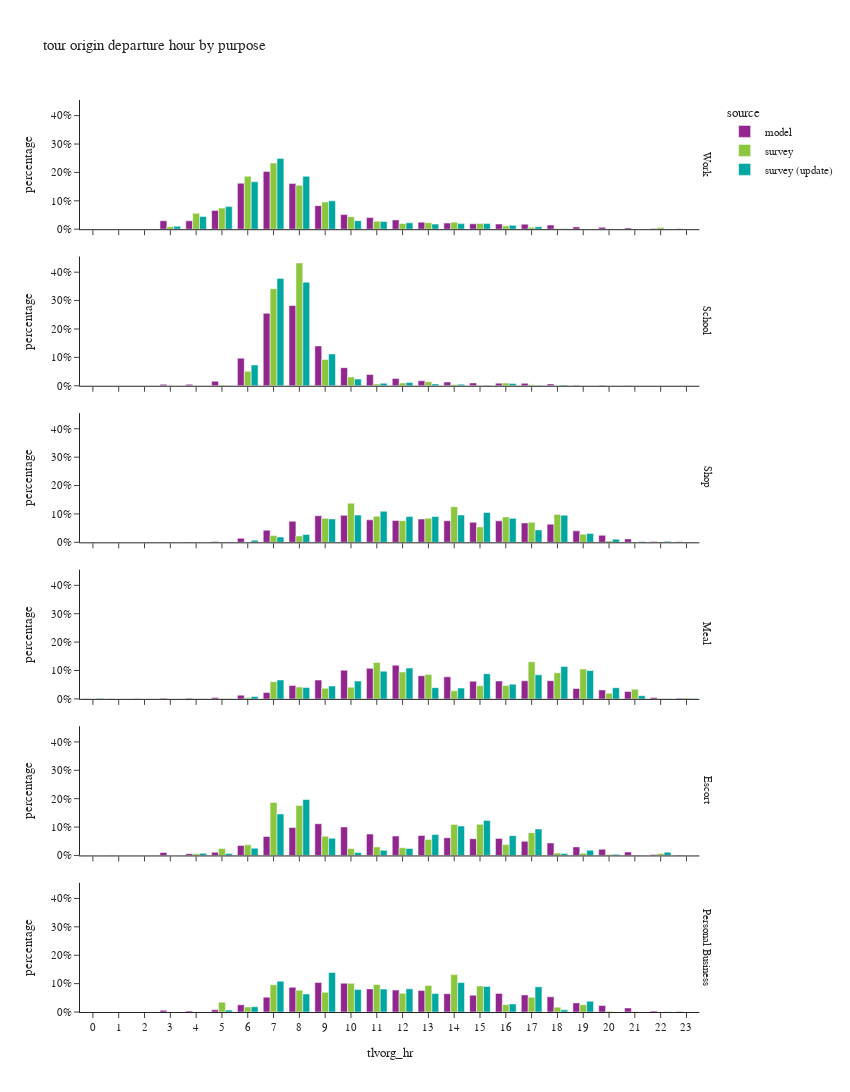

Notebook cell for this chart:
### Code cell
df_plot = df_tour.groupby(['tlvorg_hr','pdpurp_label','source'])['toexpfac'].agg(sample_count='size', toexpfac='sum').reset_index()
df_plot['percentage'] = df_plot.groupby(['pdpurp_label','source'], group_keys=False)['toexpfac']. \
    apply(lambda x: x / float(x.sum()))

fig = px.bar(df_plot.sort_values(['source','pdpurp_label']),
             x="tlvorg_hr", y="percentage", color="source",barmode="group",
             facet_row='pdpurp_label',
             hover_data=['toexpfac','sample_count'],
             title="tour origin departure hour by purpose")
fig.update_layout(height=1500, width=850)
fig.for_each_annotation(lambda a: a.update(text = a.text.split("=")[-1]))
fig.for_each_xaxis(lambda a: a.update(dict(dtick = 1, categoryorder='category ascending')))
fig.for_each_yaxis(lambda a: a.update(dict(tickformat=".0%")))
fig.show()

### Figure 1 — Plotly figure (JSON) as saved in the notebook; plotly's stock layout.template omitted (floating-point values rounded to 4 significant figures)
{"data": [{"alignmentgroup": "True", "customdata": [[1431.0, 1431.0], [822.0, 822.0], [320.0, 320.0], [45030.0, 45030.0], [44590.0, 44590.0], [100200.0, 100200.0], [245000.0, 245000.0], [307900.0, 307900.0], [242900.0, 242900.0], [125500.0, 125500.0], [77810.0, 77810.0], [61830.0, 61830.0], [49340.0, 49340.0], [37530.0, 37530.0], [32390.0, 32390.0], [28680.0, 28680.0], [27570.0, 27570.0], [27000.0, 27000.0], [21960.0, 21960.0], [12130.0, 12130.0], [9788.0, 9788.0], [6694.0, 6694.0], [3216.0, 3216.0], [2127.0, 2127.0]], "hovertemplate": "source=model<br>pdpurp_label=Work<br>tlvorg_hr=%{x}<br>percentage=%{y}<br>toexpfac=%{customdata[0]}<br>sample_count=%{customdata[1]}<extra></extra>", "legendgroup": "model", "marker": {"color": "#91268F", "pattern": {"shape": ""}}, "name": "model", "offsetgroup": "model", "orientation": "v", "showlegend": true, "textposition": "auto", "type": "bar", "x": [0, 1, 2, 3, 4, 5, 6, 7, 8, 9, 10, 11, 12, 13, 14, 15, 16, 17, 18, 19, 20, 21, 22, 23], "xaxis": "x6", "y": [0.0009466, 0.0005438, 0.0002117, 0.02979, 0.0295, 0.06625, 0.1621, 0.2037, 0.1607, 0.08303, 0.05147, 0.0409, 0.03264, 0.02483, 0.02143, 0.01897, 0.01824, 0.01786, 0.01453, 0.008022, 0.006475, 0.004428, 0.002127, 0.001407], "yaxis": "y6"}, {"alignmentgroup": "True", "customdata": [[1.0, 1.0], [1.0, 1.0], [0.0, 0.0], [2582.0, 2582.0], [2557.0, 2557.0], [8184.0, 8184.0], [49830.0, 49830.0], [130900.0, 130900.0], [145000.0, 145000.0], [71920.0, 71920.0], [32640.0, 32640.0], [20230.0, 20230.0], [13110.0, 13110.0], [9090.0, 9090.0], [6735.0, 6735.0], [5129.0, 5129.0], [4755.0, 4755.0], [4392.0, 4392.0], [3260.0, 3260.0], [1085.0, 1085.0], [1017.0, 1017.0], [570.0, 570.0], [5.0, 5.0], [1.0, 1.0]], "hovertemplate": "source=model<br>pdpurp_label=School<br>tlvorg_hr=%{x}<br>percentage=%{y}<br>toexpfac=%{customdata[0]}<br>sample_count=%{customdata[1]}<extra></extra>", "legendgroup": "model", "marker": {"color": "#91268F", "pattern": {"shape": ""}}, "name": "model", "offsetgroup": "model", "orientation": "v", "showlegend": false, "textposition": "auto", "type": "bar", "x": [0, 1, 2, 3, 4, 5, 6, 7, 8, 9, 10, 11, 12, 13, 14, 15, 16, 17, 18, 19, 20, 21, 22, 23], "xaxis": "x5", "y": [1.949e-06, 1.949e-06, 0.0, 0.005033, 0.004985, 0.01595, 0.09714, 0.2551, 0.2827, 0.1402, 0.06363, 0.03944, 0.02556, 0.01772, 0.01313, 0.009999, 0.00927, 0.008562, 0.006355, 0.002115, 0.001983, 0.001111, 9.747e-06, 1.949e-06], "yaxis": "y5"}, {"alignmentgroup": "True", "customdata": [[290.0, 290.0], [215.0, 215.0], [107.0, 107.0], [928.0, 928.0], [696.0, 696.0], [1724.0, 1724.0], [8631.0, 8631.0], [25940.0, 25940.0], [45160.0, 45160.0], [56880.0, 56880.0], [57810.0, 57810.0], [48190.0, 48190.0], [46810.0, 46810.0], [49800.0, 49800.0], [46160.0, 46160.0], [42750.0, 42750.0], [45970.0, 45970.0], [41600.0, 41600.0], [38880.0, 38880.0], [24560.0, 24560.0], [15040.0, 15040.0], [7329.0, 7329.0], [1971.0, 1971.0], [988.0, 988.0]], "hovertemplate": "source=model<br>pdpurp_label=Shop<br>tlvorg_hr=%{x}<br>percentage=%{y}<br>toexpfac=%{customdata[0]}<br>sample_count=%{customdata[1]}<extra></extra>", "legendgroup": "model", "marker": {"color": "#91268F", "pattern": {"shape": ""}}, "name": "model", "offsetgroup": "model", "orientation": "v", "showlegend": false, "textposition": "auto", "type": "bar", "x": [0, 1, 2, 3, 4, 5, 6, 7, 8, 9, 10, 11, 12, 13, 14, 15, 16, 17, 18, 19, 20, 21, 22, 23], "xaxis": "x4", "y": [0.0004766, 0.0003534, 0.0001759, 0.001525, 0.001144, 0.002834, 0.01419, 0.04264, 0.07423, 0.09348, 0.09501, 0.07921, 0.07694, 0.08185, 0.07586, 0.07026, 0.07555, 0.06837, 0.0639, 0.04038, 0.02471, 0.01205, 0.00324, 0.001624], "yaxis": "y4"}, {"alignmentgroup": "True", "customdata": [[604.0, 604.0], [468.0, 468.0], [154.0, 154.0], [1736.0, 1736.0], [1483.0, 1483.0], [3235.0, 3235.0], [9274.0, 9274.0], [15620.0, 15620.0], [33280.0, 33280.0], [46670.0, 46670.0], [71140.0, 71140.0], [75670.0, 75670.0], [83520.0, 83520.0], [57400.0, 57400.0], [54660.0, 54660.0], [43690.0, 43690.0], [44240.0, 44240.0], [44650.0, 44650.0], [45180.0, 45180.0], [25830.0, 25830.0], [22140.0, 22140.0], [18140.0, 18140.0], [3264.0, 3264.0], [1655.0, 1655.0]], "hovertemplate": "source=model<br>pdpurp_label=Meal<br>tlvorg_hr=%{x}<br>percentage=%{y}<br>toexpfac=%{customdata[0]}<br>sample_count=%{customdata[1]}<extra></extra>", "legendgroup": "model", "marker": {"color": "#91268F", "pattern": {"shape": ""}}, "name": "model", "offsetgroup": "model", "orientation": "v", "showlegend": false, "textposition": "auto", "type": "bar", "x": [0, 1, 2, 3, 4, 5, 6, 7, 8, 9, 10, 11, 12, 13, 14, 15, 16, 17, 18, 19, 20, 21, 22, 23], "xaxis": "x3", "y": [0.0008583, 0.000665, 0.0002188, 0.002467, 0.002107, 0.004597, 0.01318, 0.0222, 0.04729, 0.06632, 0.1011, 0.1075, 0.1187, 0.08157, 0.07767, 0.06208, 0.06287, 0.06345, 0.06421, 0.03671, 0.03147, 0.02578, 0.004638, 0.002352], "yaxis": "y3"}, {"alignmentgroup": "True", "customdata": [[284.0, 284.0], [227.0, 227.0], [138.0, 138.0], [7463.0, 7463.0], [4427.0, 4427.0], [7791.0, 7791.0], [24900.0, 24900.0], [46740.0, 46740.0], [69100.0, 69100.0], [78470.0, 78470.0], [70500.0, 70500.0], [52830.0, 52830.0], [48150.0, 48150.0], [49470.0, 49470.0], [43830.0, 43830.0], [41350.0, 41350.0], [42140.0, 42140.0], [34940.0, 34940.0], [30970.0, 30970.0], [21170.0, 21170.0], [15300.0, 15300.0], [8600.0, 8600.0], [2476.0, 2476.0], [1229.0, 1229.0]], "hovertemplate": "source=model<br>pdpurp_label=Escort<br>tlvorg_hr=%{x}<br>percentage=%{y}<br>toexpfac=%{customdata[0]}<br>sample_count=%{customdata[1]}<extra></extra>", "legendgroup": "model", "marker": {"color": "#91268F", "pattern": {"shape": ""}}, "name": "model", "offsetgroup": "model", "orientation": "v", "showlegend": false, "textposition": "auto", "type": "bar", "x": [0, 1, 2, 3, 4, 5, 6, 7, 8, 9, 10, 11, 12, 13, 14, 15, 16, 17, 18, 19, 20, 21, 22, 23], "xaxis": "x2", "y": [0.0004043, 0.0003231, 0.0001964, 0.01062, 0.006302, 0.01109, 0.03545, 0.06653, 0.09837, 0.1117, 0.1004, 0.07521, 0.06854, 0.07042, 0.0624, 0.05885, 0.05998, 0.04973, 0.04408, 0.03013, 0.02179, 0.01224, 0.003525, 0.001749], "yaxis": "y2"}, {"alignmentgroup": "True", "customdata": [[146.0, 146.0], [106.0, 106.0], [48.0, 48.0], [2066.0, 2066.0], [1211.0, 1211.0], [2665.0, 2665.0], [8387.0, 8387.0], [17320.0, 17320.0], [28830.0, 28830.0], [34560.0, 34560.0], [33690.0, 33690.0], [27050.0, 27050.0], [25650.0, 25650.0], [25200.0, 25200.0], [21440.0, 21440.0], [19650.0, 19650.0], [21780.0, 21780.0], [20030.0, 20030.0], [17780.0, 17780.0], [10660.0, 10660.0], [7672.0, 7672.0], [4736.0, 4736.0], [1087.0, 1087.0], [450.0, 450.0]], "hovertemplate": "source=model<br>pdpurp_label=Personal Business<br>tlvorg_hr=%{x}<br>percentage=%{y}<br>toexpfac=%{customdata[0]}<br>sample_count=%{customdata[1]}<extra></extra>", "legendgroup": "model", "marker": {"color": "#91268F", "pattern": {"shape": ""}}, "name": "model", "offsetgroup": "model", "orientation": "v", "showlegend": false, "textposition": "auto", "type": "bar", "x": [0, 1, 2, 3, 4, 5, 6, 7, 8, 9, 10, 11, 12, 13, 14, 15, 16, 17, 18, 19, 20, 21, 22, 23], "xaxis": "x", "y": [0.0004395, 0.0003191, 0.0001445, 0.006219, 0.003645, 0.008022, 0.02525, 0.05213, 0.08678, 0.104, 0.1014, 0.08143, 0.07722, 0.07587, 0.06455, 0.05914, 0.06556, 0.06028, 0.05353, 0.03207, 0.02309, 0.01426, 0.003272, 0.001355], "yaxis": "y"}, {"alignmentgroup": "True", "customdata": [[0.0, 0.0], [552.0, 1.0], [0.0, 0.0], [12100.0, 20.0], [74930.0, 63.0], [99400.0, 126.0], [248900.0, 354.0], [311400.0, 588.0], [206300.0, 495.0], [127700.0, 269.0], [59090.0, 166.0], [37770.0, 93.0], [26890.0, 95.0], [30690.0, 67.0], [32950.0, 59.0], [26990.0, 52.0], [15880.0, 27.0], [9068.0, 38.0], [3106.0, 10.0], [1355.0, 8.0], [2492.0, 8.0], [1284.0, 3.0], [7464.0, 6.0], [256.0, 1.0]], "hovertemplate": "source=survey<br>pdpurp_label=Work<br>tlvorg_hr=%{x}<br>percentage=%{y}<br>toexpfac=%{customdata[0]}<br>sample_count=%{customdata[1]}<extra></extra>", "legendgroup": "survey", "marker": {"color": "#8CC63E", "pattern": {"shape": ""}}, "name": "survey", "offsetgroup": "survey", "orientation": "v", "showlegend": true, "textposition": "auto", "type": "bar", "x": [0, 1, 2, 3, 4, 5, 6, 7, 8, 9, 10, 11, 12, 13, 14, 15, 16, 17, 18, 19, 20, 21, 22, 23], "xaxis": "x6", "y": [0.0, 0.000413, 0.0, 0.009056, 0.05606, 0.07437, 0.1862, 0.233, 0.1544, 0.09554, 0.04421, 0.02826, 0.02012, 0.02296, 0.02465, 0.0202, 0.01188, 0.006784, 0.002324, 0.001014, 0.001864, 0.0009608, 0.005584, 0.0001915], "yaxis": "y6"}, {"alignmentgroup": "True", "customdata": [[0.0, 0.0], [0.0, 0.0], [0.0, 0.0], [0.0, 0.0], [75.6, 1.0], [944.6, 3.0], [26700.0, 28.0], [177700.0, 225.0], [224800.0, 254.0], [48090.0, 55.0], [16160.0, 16.0], [3333.0, 11.0], [5016.0, 10.0], [7405.0, 9.0], [2230.0, 10.0], [387.8, 5.0], [4970.0, 6.0], [1663.0, 16.0], [278.9, 2.0], [156.1, 1.0], [0.0, 0.0], [0.0, 0.0], [0.0, 0.0], [0.0, 0.0]], "hovertemplate": "source=survey<br>pdpurp_label=School<br>tlvorg_hr=%{x}<br>percentage=%{y}<br>toexpfac=%{customdata[0]}<br>sample_count=%{customdata[1]}<extra></extra>", "legendgroup": "survey", "marker": {"color": "#8CC63E", "pattern": {"shape": ""}}, "name": "survey", "offsetgroup": "survey", "orientation": "v", "showlegend": false, "textposition": "auto", "type": "bar", "x": [0, 1, 2, 3, 4, 5, 6, 7, 8, 9, 10, 11, 12, 13, 14, 15, 16, 17, 18, 19, 20, 21, 22, 23], "xaxis": "x5", "y": [0.0, 0.0, 0.0, 0.0, 0.0001454, 0.001817, 0.05135, 0.3419, 0.4323, 0.09249, 0.03108, 0.006411, 0.009647, 0.01424, 0.004288, 0.0007459, 0.009559, 0.003199, 0.0005365, 0.0003002, 0.0, 0.0, 0.0, 0.0], "yaxis": "y5"}, {"alignmentgroup": "True", "customdata": [[484.4, 1.0], [0.0, 0.0], [306.3, 1.0], [0.0, 0.0], [0.0, 0.0], [666.5, 5.0], [313.3, 3.0], [14570.0, 36.0], [13520.0, 51.0], [50810.0, 115.0], [82880.0, 157.0], [55310.0, 114.0], [45890.0, 117.0], [50830.0, 126.0], [75500.0, 148.0], [32650.0, 103.0], [53870.0, 99.0], [42470.0, 112.0], [59090.0, 92.0], [17190.0, 83.0], [2934.0, 23.0], [766.9, 9.0], [1308.0, 7.0], [8.11, 1.0]], "hovertemplate": "source=survey<br>pdpurp_label=Shop<br>tlvorg_hr=%{x}<br>percentage=%{y}<br>toexpfac=%{customdata[0]}<br>sample_count=%{customdata[1]}<extra></extra>", "legendgroup": "survey", "marker": {"color": "#8CC63E", "pattern": {"shape": ""}}, "name": "survey", "offsetgroup": "survey", "orientation": "v", "showlegend": false, "textposition": "auto", "type": "bar", "x": [0, 1, 2, 3, 4, 5, 6, 7, 8, 9, 10, 11, 12, 13, 14, 15, 16, 17, 18, 19, 20, 21, 22, 23], "xaxis": "x4", "y": [0.0008055, 0.0, 0.0005094, 0.0, 0.0, 0.001108, 0.0005209, 0.02422, 0.02248, 0.0845, 0.1378, 0.09197, 0.07631, 0.08452, 0.1256, 0.0543, 0.08958, 0.07062, 0.09826, 0.02859, 0.004879, 0.001275, 0.002174, 1.349e-05], "yaxis": "y4"}, {"alignmentgroup": "True", "customdata": [[0.0, 0.0], [0.0, 0.0], [0.0, 0.0], [0.0, 0.0], [10.64, 1.0], [45.94, 2.0], [1619.0, 7.0], [24190.0, 21.0], [16590.0, 43.0], [14800.0, 46.0], [16320.0, 53.0], [51140.0, 105.0], [37660.0, 109.0], [34280.0, 57.0], [11240.0, 37.0], [18420.0, 53.0], [18900.0, 57.0], [52020.0, 88.0], [36490.0, 99.0], [41740.0, 51.0], [7901.0, 30.0], [13430.0, 12.0], [71.55, 2.0], [1329.0, 2.0]], "hovertemplate": "source=survey<br>pdpurp_label=Meal<br>tlvorg_hr=%{x}<br>percentage=%{y}<br>toexpfac=%{customdata[0]}<br>sample_count=%{customdata[1]}<extra></extra>", "legendgroup": "survey", "marker": {"color": "#8CC63E", "pattern": {"shape": ""}}, "name": "survey", "offsetgroup": "survey", "orientation": "v", "showlegend": false, "textposition": "auto", "type": "bar", "x": [0, 1, 2, 3, 4, 5, 6, 7, 8, 9, 10, 11, 12, 13, 14, 15, 16, 17, 18, 19, 20, 21, 22, 23], "xaxis": "x3", "y": [0.0, 0.0, 0.0, 0.0, 2.672e-05, 0.0001154, 0.004067, 0.06074, 0.04167, 0.03716, 0.04099, 0.1284, 0.09458, 0.08609, 0.02823, 0.04625, 0.04746, 0.1306, 0.09164, 0.1048, 0.01984, 0.03373, 0.0001797, 0.003337], "yaxis": "y3"}, {"alignmentgroup": "True", "customdata": [[0.0, 0.0], [0.0, 0.0], [0.0, 0.0], [0.0, 0.0], [3757.0, 1.0], [15980.0, 13.0], [24640.0, 18.0], [123300.0, 121.0], [116100.0, 163.0], [44780.0, 57.0], [15900.0, 30.0], [19720.0, 29.0], [17820.0, 43.0], [37190.0, 52.0], [72150.0, 80.0], [72330.0, 86.0], [25180.0, 63.0], [52930.0, 69.0], [5788.0, 25.0], [5243.0, 17.0], [2042.0, 8.0], [898.5, 5.0], [4675.0, 5.0], [0.0, 0.0]], "hovertemplate": "source=survey<br>pdpurp_label=Escort<br>tlvorg_hr=%{x}<br>percentage=%{y}<br>toexpfac=%{customdata[0]}<br>sample_count=%{customdata[1]}<extra></extra>", "legendgroup": "survey", "marker": {"color": "#8CC63E", "pattern": {"shape": ""}}, "name": "survey", "offsetgroup": "survey", "orientation": "v", "showlegend": false, "textposition": "auto", "type": "bar", "x": [0, 1, 2, 3, 4, 5, 6, 7, 8, 9, 10, 11, 12, 13, 14, 15, 16, 17, 18, 19, 20, 21, 22, 23], "xaxis": "x2", "y": [0.0, 0.0, 0.0, 0.0, 0.005688, 0.02419, 0.03731, 0.1867, 0.1758, 0.06781, 0.02407, 0.02986, 0.02698, 0.0563, 0.1092, 0.1095, 0.03813, 0.08014, 0.008763, 0.007938, 0.003091, 0.001361, 0.007079, 0.0], "yaxis": "y2"}, {"alignmentgroup": "True", "customdata": [[0.0, 0.0], [0.0, 0.0], [0.0, 0.0], [0.0, 0.0], [0.0, 0.0], [10660.0, 5.0], [5381.0, 21.0], [29390.0, 57.0], [23570.0, 54.0], [21270.0, 80.0], [31020.0, 82.0], [29670.0, 61.0], [20350.0, 73.0], [28690.0, 79.0], [40370.0, 73.0], [28110.0, 55.0], [8037.0, 44.0], [15870.0, 29.0], [5255.0, 16.0], [7877.0, 12.0], [817.9, 8.0], [208.4, 3.0], [46.94, 1.0], [0.0, 0.0]], "hovertemplate": "source=survey<br>pdpurp_label=Personal Business<br>tlvorg_hr=%{x}<br>percentage=%{y}<br>toexpfac=%{customdata[0]}<br>sample_count=%{customdata[1]}<extra></extra>", "legendgroup": "survey", "marker": {"color": "#8CC63E", "pattern": {"shape": ""}}, "name": "survey", "offsetgroup": "survey", "orientation": "v", "showlegend": false, "textposition": "auto", "type": "bar", "x": [0, 1, 2, 3, 4, 5, 6, 7, 8, 9, 10, 11, 12, 13, 14, 15, 16, 17, 18, 19, 20, 21, 22, 23], "xaxis": "x", "y": [0.0, 0.0, 0.0, 0.0, 0.0, 0.03478, 0.01755, 0.09586, 0.07687, 0.06936, 0.1012, 0.09677, 0.06637, 0.09358, 0.1317, 0.0917, 0.02621, 0.05177, 0.01714, 0.02569, 0.002668, 0.0006798, 0.0001531, 0.0], "yaxis": "y"}, {"alignmentgroup": "True", "customdata": [[0.0, 0.0], [290.0, 1.0], [0.0, 0.0], [14790.0, 21.0], [62330.0, 65.0], [110600.0, 135.0], [231800.0, 369.0], [345800.0, 614.0], [258900.0, 504.0], [138800.0, 292.0], [41930.0, 170.0], [37960.0, 99.0], [31180.0, 106.0], [24950.0, 69.0], [27290.0, 62.0], [27510.0, 50.0], [19080.0, 33.0], [12320.0, 34.0], [1955.0, 10.0], [745.8, 7.0], [270.8, 7.0], [113.8, 3.0], [387.4, 6.0], [235.3, 1.0]], "hovertemplate": "source=survey (update)<br>pdpurp_label=Work<br>tlvorg_hr=%{x}<br>percentage=%{y}<br>toexpfac=%{customdata[0]}<br>sample_count=%{customdata[1]}<extra></extra>", "legendgroup": "survey (update)", "marker": {"color": "#00A7A0", "pattern": {"shape": ""}}, "name": "survey (update)", "offsetgroup": "survey (update)", "orientation": "v", "showlegend": true, "textposition": "auto", "type": "bar", "x": [0, 1, 2, 3, 4, 5, 6, 7, 8, 9, 10, 11, 12, 13, 14, 15, 16, 17, 18, 19, 20, 21, 22, 23], "xaxis": "x6", "y": [0.0, 0.0002088, 0.0, 0.01065, 0.04487, 0.07959, 0.1669, 0.2489, 0.1864, 0.0999, 0.03019, 0.02732, 0.02245, 0.01796, 0.01964, 0.0198, 0.01373, 0.008868, 0.001407, 0.0005368, 0.0001949, 8.192e-05, 0.0002788, 0.0001694], "yaxis": "y6"}, {"alignmentgroup": "True", "customdata": [[0.0, 0.0], [0.0, 0.0], [0.0, 0.0], [0.0, 0.0], [86.69, 1.0], [454.4, 4.0], [35840.0, 28.0], [184800.0, 229.0], [178500.0, 262.0], [54740.0, 55.0], [11580.0, 19.0], [4314.0, 14.0], [5559.0, 9.0], [3239.0, 11.0], [2722.0, 6.0], [1054.0, 4.0], [3913.0, 7.0], [869.4, 5.0], [1514.0, 1.0], [0.0, 0.0], [0.0, 0.0], [0.0, 0.0], [0.0, 0.0], [0.0, 0.0]], "hovertemplate": "source=survey (update)<br>pdpurp_label=School<br>tlvorg_hr=%{x}<br>percentage=%{y}<br>toexpfac=%{customdata[0]}<br>sample_count=%{customdata[1]}<extra></extra>", "legendgroup": "survey (update)", "marker": {"color": "#00A7A0", "pattern": {"shape": ""}}, "name": "survey (update)", "offsetgroup": "survey (update)", "orientation": "v", "showlegend": false, "textposition": "auto", "type": "bar", "x": [0, 1, 2, 3, 4, 5, 6, 7, 8, 9, 10, 11, 12, 13, 14, 15, 16, 17, 18, 19, 20, 21, 22, 23], "xaxis": "x5", "y": [0.0, 0.0, 0.0, 0.0, 0.0001772, 0.0009289, 0.07327, 0.3778, 0.3648, 0.1119, 0.02367, 0.008818, 0.01136, 0.006621, 0.005565, 0.002155, 0.007999, 0.001777, 0.003095, 0.0, 0.0, 0.0, 0.0, 0.0], "yaxis": "y5"}, {"alignmentgroup": "True", "customdata": [[143.5, 1.0], [0.0, 0.0], [570.9, 1.0], [0.0, 0.0], [0.0, 0.0], [776.8, 5.0], [4770.0, 8.0], [12110.0, 36.0], [18150.0, 53.0], [53830.0, 115.0], [62550.0, 163.0], [71300.0, 122.0], [59180.0, 124.0], [59430.0, 135.0], [62760.0, 154.0], [68690.0, 111.0], [55070.0, 110.0], [28440.0, 119.0], [62360.0, 102.0], [20440.0, 89.0], [7282.0, 32.0], [2020.0, 14.0], [2349.0, 7.0], [628.3, 3.0]], "hovertemplate": "source=survey (update)<br>pdpurp_label=Shop<br>tlvorg_hr=%{x}<br>percentage=%{y}<br>toexpfac=%{customdata[0]}<br>sample_count=%{customdata[1]}<extra></extra>", "legendgroup": "survey (update)", "marker": {"color": "#00A7A0", "pattern": {"shape": ""}}, "name": "survey (update)", "offsetgroup": "survey (update)", "orientation": "v", "showlegend": false, "textposition": "auto", "type": "bar", "x": [0, 1, 2, 3, 4, 5, 6, 7, 8, 9, 10, 11, 12, 13, 14, 15, 16, 17, 18, 19, 20, 21, 22, 23], "xaxis": "x4", "y": [0.0002198, 0.0, 0.0008745, 0.0, 0.0, 0.00119, 0.007306, 0.01855, 0.02781, 0.08245, 0.09581, 0.1092, 0.09065, 0.09103, 0.09612, 0.1052, 0.08436, 0.04356, 0.09552, 0.03132, 0.01115, 0.003093, 0.003599, 0.0009624], "yaxis": "y4"}, {"alignmentgroup": "True", "customdata": [[632.6, 1.0], [0.0, 0.0], [0.0, 0.0], [0.0, 0.0], [23.31, 1.0], [46.07, 2.0], [2926.0, 8.0], [23360.0, 20.0], [14130.0, 44.0], [15870.0, 49.0], [22020.0, 57.0], [34250.0, 106.0], [38170.0, 116.0], [13880.0, 61.0], [13340.0, 38.0], [31100.0, 56.0], [18200.0, 57.0], [29710.0, 96.0], [40050.0, 104.0], [34980.0, 55.0], [13820.0, 32.0], [3917.0, 11.0], [64.43, 2.0], [592.3, 2.0]], "hovertemplate": "source=survey (update)<br>pdpurp_label=Meal<br>tlvorg_hr=%{x}<br>percentage=%{y}<br>toexpfac=%{customdata[0]}<br>sample_count=%{customdata[1]}<extra></extra>", "legendgroup": "survey (update)", "marker": {"color": "#00A7A0", "pattern": {"shape": ""}}, "name": "survey (update)", "offsetgroup": "survey (update)", "orientation": "v", "showlegend": false, "textposition": "auto", "type": "bar", "x": [0, 1, 2, 3, 4, 5, 6, 7, 8, 9, 10, 11, 12, 13, 14, 15, 16, 17, 18, 19, 20, 21, 22, 23], "xaxis": "x3", "y": [0.001802, 0.0, 0.0, 0.0, 6.64e-05, 0.0001312, 0.008334, 0.06653, 0.04025, 0.0452, 0.06272, 0.09756, 0.1087, 0.03954, 0.038, 0.08859, 0.05183, 0.08462, 0.1141, 0.09964, 0.03938, 0.01116, 0.0001835, 0.001687], "yaxis": "y3"}, {"alignmentgroup": "True", "customdata": [[0.0, 0.0], [0.0, 0.0], [0.0, 0.0], [0.0, 0.0], [4054.0, 1.0], [3622.0, 8.0], [14010.0, 15.0], [79710.0, 112.0], [107400.0, 150.0], [32800.0, 46.0], [5779.0, 27.0], [9936.0, 23.0], [13460.0, 38.0], [40000.0, 47.0], [56440.0, 72.0], [67080.0, 81.0], [38020.0, 55.0], [50700.0, 53.0], [3507.0, 17.0], [9895.0, 16.0], [2108.0, 8.0], [330.3, 5.0], [6096.0, 5.0], [0.0, 0.0]], "hovertemplate": "source=survey (update)<br>pdpurp_label=Escort<br>tlvorg_hr=%{x}<br>percentage=%{y}<br>toexpfac=%{customdata[0]}<br>sample_count=%{customdata[1]}<extra></extra>", "legendgroup": "survey (update)", "marker": {"color": "#00A7A0", "pattern": {"shape": ""}}, "name": "survey (update)", "offsetgroup": "survey (update)", "orientation": "v", "showlegend": false, "textposition": "auto", "type": "bar", "x": [0, 1, 2, 3, 4, 5, 6, 7, 8, 9, 10, 11, 12, 13, 14, 15, 16, 17, 18, 19, 20, 21, 22, 23], "xaxis": "x2", "y": [0.0, 0.0, 0.0, 0.0, 0.00744, 0.006646, 0.02571, 0.1463, 0.1971, 0.06019, 0.01061, 0.01823, 0.0247, 0.07341, 0.1036, 0.1231, 0.06976, 0.09304, 0.006436, 0.01816, 0.003868, 0.0006061, 0.01119, 0.0], "yaxis": "y2"}, {"alignmentgroup": "True", "customdata": [[0.0, 0.0], [0.0, 0.0], [0.0, 0.0], [0.0, 0.0], [0.0, 0.0], [2325.0, 5.0], [6447.0, 21.0], [37490.0, 62.0], [21980.0, 68.0], [48230.0, 89.0], [27460.0, 93.0], [27890.0, 73.0], [28210.0, 84.0], [22480.0, 86.0], [35850.0, 81.0], [31190.0, 68.0], [9833.0, 53.0], [30680.0, 36.0], [2634.0, 22.0], [13170.0, 15.0], [6.854, 1.0], [29.47, 1.0], [197.4, 1.0], [0.0, 0.0]], "hovertemplate": "source=survey (update)<br>pdpurp_label=Personal Business<br>tlvorg_hr=%{x}<br>percentage=%{y}<br>toexpfac=%{customdata[0]}<br>sample_count=%{customdata[1]}<extra></extra>", "legendgroup": "survey (update)", "marker": {"color": "#00A7A0", "pattern": {"shape": ""}}, "name": "survey (update)", "offsetgroup": "survey (update)", "orientation": "v", "showlegend": false, "textposition": "auto", "type": "bar", "x": [0, 1, 2, 3, 4, 5, 6, 7, 8, 9, 10, 11, 12, 13, 14, 15, 16, 17, 18, 19, 20, 21, 22, 23], "xaxis": "x", "y": [0.0, 0.0, 0.0, 0.0, 0.0, 0.006719, 0.01863, 0.1083, 0.06352, 0.1393, 0.07934, 0.08059, 0.08151, 0.06495, 0.1036, 0.09011, 0.02841, 0.08864, 0.00761, 0.03804, 1.98e-05, 8.516e-05, 0.0005704, 0.0], "yaxis": "y"}], "layout": {"annotations": [{"font": {}, "showarrow": false, "text": "Personal Business", "textangle": 90, "x": 0.98, "xanchor": "left", "xref": "paper", "y": 0.07083, "yanchor": "middle", "yref": "paper"}, {"font": {}, "showarrow": false, "text": "Escort", "textangle": 90, "x": 0.98, "xanchor": "left", "xref": "paper", "y": 0.2425, "yanchor": "middle", "yref": "paper"}, {"font": {}, "showarrow": false, "text": "Meal", "textangle": 90, "x": 0.98, "xanchor": "left", "xref": "paper", "y": 0.4142, "yanchor": "middle", "yref": "paper"}, {"font": {}, "showarrow": false, "text": "Shop", "textangle": 90, "x": 0.98, "xanchor": "left", "xref": "paper", "y": 0.5858, "yanchor": "middle", "yref": "paper"}, {"font": {}, "showarrow": false, "text": "School", "textangle": 90, "x": 0.98, "xanchor": "left", "xref": "paper", "y": 0.7575, "yanchor": "middle", "yref": "paper"}, {"font": {}, "showarrow": false, "text": "Work", "textangle": 90, "x": 0.98, "xanchor": "left", "xref": "paper", "y": 0.9292, "yanchor": "middle", "yref": "paper"}], "barmode": "group", "height": 1500, "legend": {"title": {"text": "source"}, "tracegroupgap": 0}, "title": {"text": "tour origin departure hour by purpose"}, "width": 850, "xaxis": {"anchor": "y", "categoryorder": "category ascending", "domain": [0.0, 0.98], "dtick": 1, "title": {"text": "tlvorg_hr"}}, "xaxis2": {"anchor": "y2", "categoryorder": "category ascending", "domain": [0.0, 0.98], "dtick": 1, "matches": "x", "showticklabels": false}, "xaxis3": {"anchor": "y3", "categoryorder": "category ascending", "domain": [0.0, 0.98], "dtick": 1, "matches": "x", "showticklabels": false}, "xaxis4": {"anchor": "y4", "categoryorder": "category ascending", "domain": [0.0, 0.98], "dtick": 1, "matches": "x", "showticklabels": false}, "xaxis5": {"anchor": "y5", "categoryorder": "category ascending", "domain": [0.0, 0.98], "dtick": 1, "matches": "x", "showticklabels": false}, "xaxis6": {"anchor": "y6", "categoryorder": "category ascending", "domain": [0.0, 0.98], "dtick": 1, "matches": "x", "showticklabels": false}, "yaxis": {"anchor": "x", "domain": [0.0, 0.1417], "tickformat": ".0%", "title": {"text": "percentage"}}, "yaxis2": {"anchor": "x2", "domain": [0.1717, 0.3133], "matches": "y", "tickformat": ".0%", "title": {"text": "percentage"}}, "yaxis3": {"anchor": "x3", "domain": [0.3433, 0.485], "matches": "y", "tickformat": ".0%", "title": {"text": "percentage"}}, "yaxis4": {"anchor": "x4", "domain": [0.515, 0.6567], "matches": "y", "tickformat": ".0%", "title": {"text": "percentage"}}, "yaxis5": {"anchor": "x5", "domain": [0.6867, 0.8283], "matches": "y", "tickformat": ".0%", "title": {"text": "percentage"}}, "yaxis6": {"anchor": "x6", "domain": [0.8583, 1.0], "matches": "y", "tickformat": ".0%", "title": {"text": "percentage"}}}}
